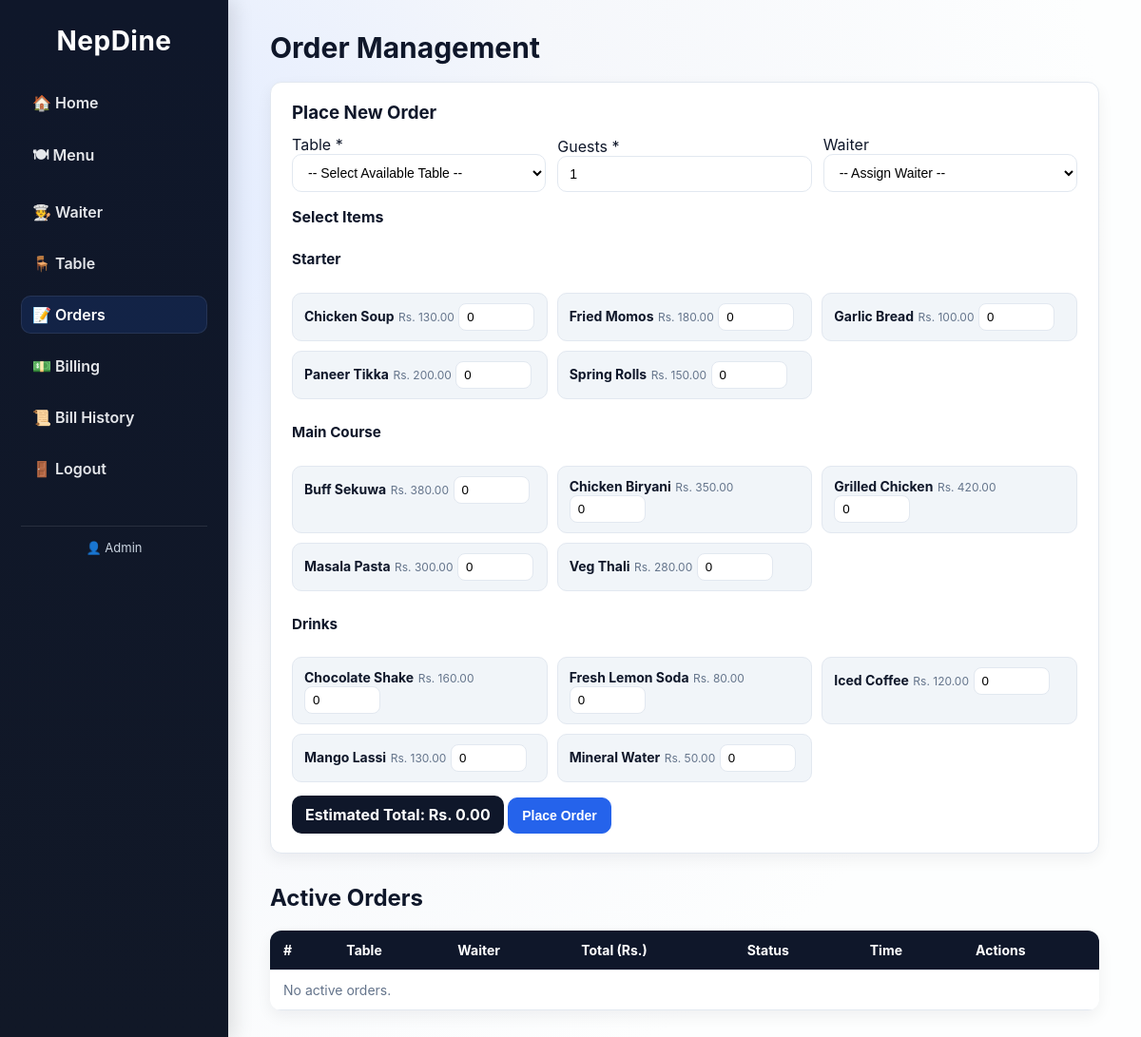
Screenshot of /orders.php (signed in) with the database file from the repository.
### tables this page shows
CREATE TABLE IF NOT EXISTS menu_items (
    id          INT AUTO_INCREMENT PRIMARY KEY,
    category_id INT NOT NULL,
    item_name   VARCHAR(150) NOT NULL,
    price       DECIMAL(10,2) NOT NULL,
    available   TINYINT(1) DEFAULT 1,
    created_at  TIMESTAMP DEFAULT CURRENT_TIMESTAMP,
    FOREIGN KEY (category_id) REFERENCES categories(id) ON DELETE CASCADE
);

### orders.php (the view, shortened to what this page needs)
<?php
$db  = getDB();
$menu    = $db->query('SELECT m.*, c.category_name FROM menu_items m
                       JOIN categories c ON c.id=m.category_id
                       WHERE m.available=1 ORDER BY c.id, m.item_name')->fetch_all(MYSQLI_ASSOC);
$menu_by_cat = [];
foreach ($menu as $item) $menu_by_cat[$item['category_name']][] = $item;
$orders = $db->query("
    SELECT o.id, o.status, o.created_at,
           t.table_name, w.name AS waiter_name,
           SUM(oi.quantity * oi.unit_price) AS total
    FROM orders o
    JOIN restaurant_tables t ON t.id = o.table_id
    LEFT JOIN waiters w ON w.id = o.waiter_id
    LEFT JOIN order_items oi ON oi.order_id = o.id
    WHERE o.status IN ('open','billed')
    GROUP BY o.id
    ORDER BY o.created_at DESC
")->fetch_all(MYSQLI_ASSOC);
?>
<!DOCTYPE html>
<html lang="en">
<head>
  <link rel="stylesheet" href="style.css"/>
</head>
<body>
<?php include 'includes/sidebar.php'; ?>
<div class="main">
  <h1>Order Management</h1>
  <div class="form-card">
    <h3>Place New Order</h3>
    <form method="POST" action="orders.php" id="orderForm">
      <div class="order-meta inline-form">
        <div>
          <label>Table <span class="req">*</span></label>
          <select name="table_id" class="input-field" required>
            <option value="">-- Select Available Table --</option>
          </select>
        </div>
        <div>
          <label>Guests <span class="req">*</span></label>
          <input type="number" name="guest_count" class="input-field" min="1" max="50" value="1" required />
        </div>
        <div>
          <label>Waiter</label>
          <select name="waiter_id" class="input-field">
            <option value="">-- Assign Waiter --</option>
          </select>
        </div>
      </div>
      <h4 style="margin-top:1rem;">Select Items</h4>
      <?php foreach ($menu_by_cat as $cat => $items): ?>
        <h5 class="menu-category" style="font-size:0.95rem;"><?= htmlspecialchars($cat) ?></h5>
        <div class="order-items-grid">
          <?php foreach ($items as $item): ?>
          <div class="order-item-card">
            <span class="item-label"><?= htmlspecialchars($item['item_name']) ?></span>
            <span class="item-price">Rs. <?= number_format($item['price'], 2) ?></span>
            <input type="number" name="items[<?= $item['id'] ?>]"
                   min="0" max="50" value="0" class="qty-input"
                   onchange="updateTotal()"/>
          </div>
          <?php endforeach; ?>
        </div>
      <?php endforeach; ?>
      <div class="order-summary">
        <strong>Estimated Total: Rs. <span id="liveTotal">0.00</span></strong>
      </div>
      <button type="submit" name="place_order" class="btn-primary" style="margin-top:1rem;">
        Place Order
      </button>
    </form>
  </div>
  <h2 style="margin-top:2rem;">Active Orders</h2>
  <table class="data-table">
    <thead>
      <tr><th>#</th><th>Table</th><th>Waiter</th><th>Total (Rs.)</th><th>Status</th><th>Time</th><th>Actions</th></tr>
    </thead>
    <tbody>
      <?php if (empty($orders)): ?>
        <tr><td colspan="7" class="no-data">No active orders.</td></tr>
      <?php else: foreach ($orders as $o): ?>
      <tr>
        <td>#<?= $o['id'] ?></td>
        <td><?= htmlspecialchars($o['table_name']) ?></td>
        <td><?= htmlspecialchars($o['waiter_name'] ?: '—') ?></td>
        <td>Rs. <?= number_format($o['total'], 2) ?></td>
        <td><span class="badge <?= $o['status']==='open' ? 'badge-green' : 'badge-orange' ?>"><?= ucfirst($o['status']) ?></span></td>
        <td><?= date('h:i A', strtotime($o['created_at'])) ?></td>
        <td class="action-btns">
          <a href="billing.php?order_id=<?= $o['id'] ?>" class="btn-primary" style="padding:0.3rem 0.7rem;font-size:0.8rem;">Bill</a>
          <?php if ($o['status']==='open'): ?>
          <a href="orders.php?cancel=<?= $o['id'] ?>" class="btn-delete"
             onclick="return confirm('Cancel this order?')">Cancel</a>
          <?php endif; ?>
        </td>
      </tr>
      <?php endforeach; endif; ?>
    </tbody>
  </table>
</div>
</body>
</html>

### includes/sidebar.php (shortened to what this page needs)
<?php
$current = basename($_SERVER['PHP_SELF']);
?>
<div class="sidebar">
  <h2>NepDine</h2>
  <ul>
    <li><a href="index.php"   class="<?= $current==='index.php'  ?'active':'' ?>">🏠 Home</a></li>
    <li><a href="menu.php"    class="<?= $current==='menu.php'   ?'active':'' ?>">🍽 Menu</a></li>
    <li><a href="waiter.php"  class="<?= $current==='waiter.php' ?'active':'' ?>">🧑‍🍳 Waiter</a></li>
    <li><a href="table.php"   class="<?= $current==='table.php'  ?'active':'' ?>">🪑 Table</a></li>
    <li><a href="orders.php"  class="<?= $current==='orders.php' ?'active':'' ?>">📝 Orders</a></li>
    <li><a href="billing.php" class="<?= $current==='billing.php'?'active':'' ?>">💵 Billing</a></li>
    <li><a href="bills.php"   class="<?= $current==='bills.php'  ?'active':'' ?>">📜 Bill History</a></li>
    <li><a href="logout.php">🚪 Logout</a></li>
  </ul>
  <div class="sidebar-user">👤 <?= htmlspecialchars($_SESSION['user_name'] ?? 'User') ?></div>
</div>

### style.css (style rules this page uses)
:root { --bg: #f5f7fb; --surface: #ffffff; --surface-2: #f1f5f9; --border: #e2e8f0; --text: #0f172a; --muted: #64748b; --primary: #2563eb; --primary-strong: #1d4ed8; --accent: #0ea5e9; --danger: #dc2626; --warning: #f59e0b; --success: #16a34a; --radius: 12px; --shadow: 0 10px 30px rgba(15, 23, 42, 0.08); --shadow-soft: 0 6px 16px rgba(15, 23, 42, 0.06); font-family: 'Inter', 'Poppins', Arial, sans-serif; }
* { box-sizing: border-box; }
body { margin: 0; display: flex; background: radial-gradient(circle at 10% 20%, #e0eaff 0, #f5f7fb 35%, #fdfefe 75%); color: var(--text); min-height: 100vh; }
.sidebar { width: 240px; min-height: 100vh; background: linear-gradient(180deg, #0f172a, #111827); color: #fff; padding: 26px 22px 30px; position: sticky; top: 0; box-shadow: 6px 0 20px rgba(0, 0, 0, 0.12); }
.sidebar h2 { margin: 0 0 28px; font-size: 28px; letter-spacing: 0.5px; text-align: center; }
.sidebar ul { list-style: none; padding: 0; margin: 0; }
.sidebar ul li { margin: 14px 0; }
.sidebar ul li a { display: block; color: #e5e7eb; text-decoration: none; padding: 10px 12px; border-radius: 10px; transition: all 0.2s ease; font-weight: 600; }
.sidebar ul li a:hover, .sidebar ul li a.active { background: rgba(37, 99, 235, 0.15); color: #fff; box-shadow: inset 0 0 0 1px rgba(255,255,255,0.08); }
.sidebar-user { margin-top: 40px; padding-top: 14px; border-top: 1px solid rgba(255,255,255,0.1); text-align: center; font-size: 13px; color: #cbd5e1; }
.main { flex: 1; padding: 32px 44px; }
.main h1 { font-size: 30px; margin: 0 0 18px; color: #0f172a; }
.form-card { background: var(--surface); border-radius: var(--radius); box-shadow: var(--shadow-soft); padding: 20px 22px; margin-bottom: 20px; border: 1px solid var(--border); }
.form-card h3 { margin: 0 0 12px; }
.inline-form { display: flex; flex-wrap: wrap; gap: 10px; align-items: flex-end; }
.inline-form > * { flex: 1 1 180px; }
.input-field { width: 100%; padding: 10px 12px; border: 1px solid var(--border); border-radius: 10px; background: #fff; font-size: 14px; transition: border 0.2s, box-shadow 0.2s; }
.btn-primary, .btn-secondary, .btn-edit, .btn-delete { display: inline-block; text-decoration: none; font-size: 14px; font-weight: 600; border-radius: 10px; padding: 10px 14px; border: 1px solid transparent; cursor: pointer; transition: all 0.2s ease; }
.btn-primary { background: var(--primary); color: #fff; border-color: var(--primary); }
.data-table, table { width: 100%; border-collapse: collapse; background: var(--surface); border-radius: 12px; overflow: hidden; box-shadow: var(--shadow-soft); margin-top: 12px; }
.data-table th, .data-table td, table th, table td { padding: 12px 14px; border-bottom: 1px solid var(--border); text-align: left; font-size: 14px; }
.data-table th, table th { background: #0f172a; color: #fff; font-weight: 700; }
.no-data { text-align: center; color: var(--muted); padding: 20px; }
.order-meta { display: flex; flex-wrap: wrap; gap: 12px; align-items: flex-end; margin-bottom: 10px; }
.order-items-grid { display: grid; grid-template-columns: repeat(auto-fill, minmax(200px, 1fr)); gap: 10px; }
.order-item-card { background: var(--surface-2); border: 1px solid var(--border); border-radius: 10px; padding: 10px 12px; }
.item-label { font-weight: 700; font-size: 14px; color: var(--text); }
.item-price { font-size: 12px; color: var(--muted); }
.qty-input { width: 80px; padding: 6px 8px; border: 1px solid var(--border); border-radius: 8px; }
.order-summary { background: #0f172a; color: #fff; padding: 10px 14px; border-radius: 10px; display: inline-block; margin-top: 6px; }

### rows the page displays
menu_items: item_name "Chicken Soup", price "130.00"
menu_items: item_name "Fried Momos", price "180.00"
menu_items: item_name "Garlic Bread", price "100.00"
menu_items: item_name "Paneer Tikka", price "200.00"
menu_items: item_name "Spring Rolls", price "150.00"
menu_items: item_name "Buff Sekuwa", price "380.00"
menu_items: item_name "Chicken Biryani", price "350.00"
menu_items: item_name "Grilled Chicken", price "420.00"
menu_items: item_name "Masala Pasta", price "300.00"
menu_items: item_name "Veg Thali", price "280.00"
menu_items: item_name "Chocolate Shake", price "160.00"
menu_items: item_name "Fresh Lemon Soda", price "80.00"
menu_items: item_name "Iced Coffee", price "120.00"
menu_items: item_name "Mango Lassi", price "130.00"
menu_items: item_name "Mineral Water", price "50.00"

### other values shown
$_SESSION['user_name'] "Admin"
$cat "Starter"
$cat "Main Course"
$cat "Drinks"
